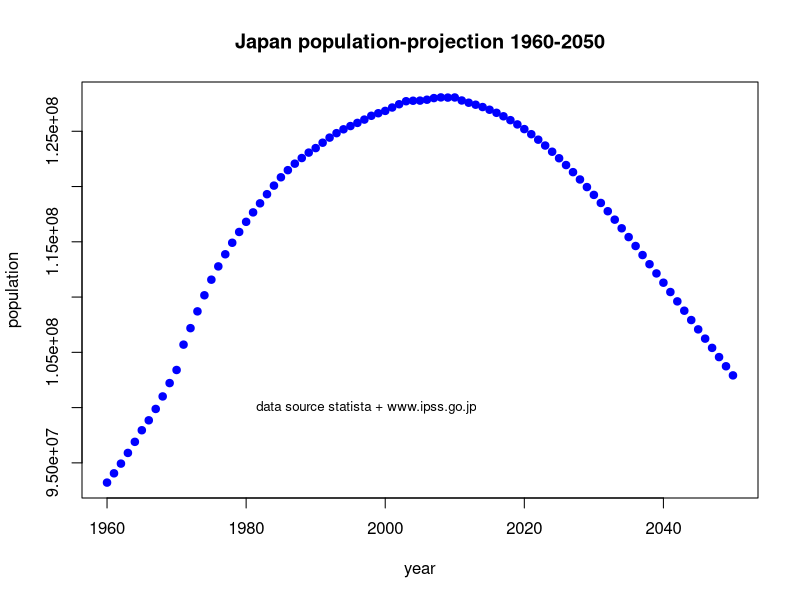
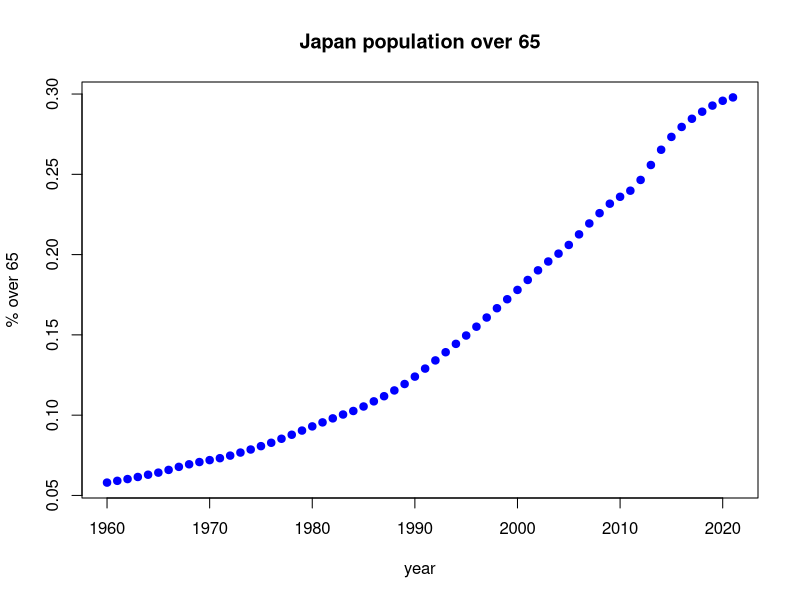
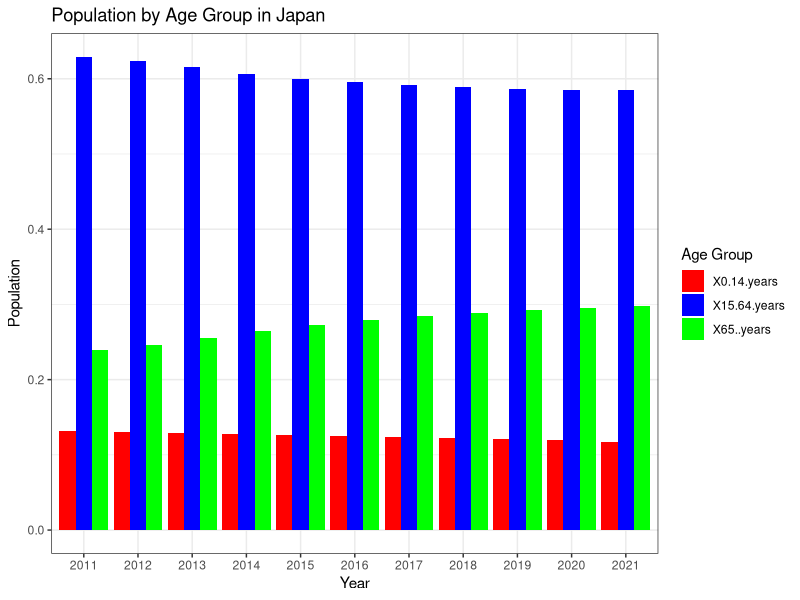
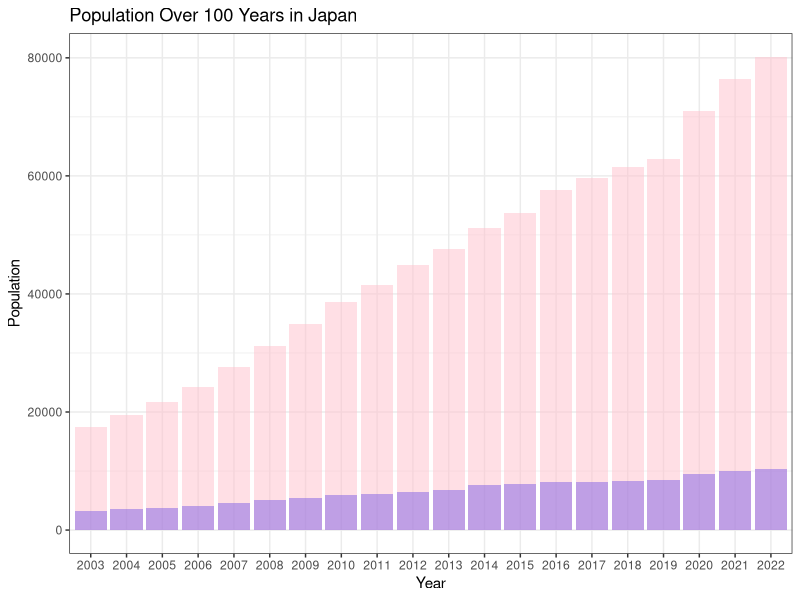

Source code (R) for these figures, in order:
library(readxl)
Japan_population <- read_excel("Japan_population_data.xlsx")

plot(y=Japan_population$Population,x=Japan_population$year, main ="Japan population-projection 1960-2050",ylab = "population",xlab = "year",
     col="blue", pch=19)
text(x =1980,y = 100000000,
     labels = "data source statista + www.ipss.go.jp", pos = 4, cex = 0.8)


Japan.over65 <- read_excel("Japan_over65_data.xlsx")
plot(Japan.over65, main ="Japan population over 65",ylab = "% over 65",xlab = "year",
     col="blue", pch=19)

Japan.population.distribution.age <- read_excel("Japan_population_age_distribution.xlsx")
# 
# bar_width <- 0.2
# 
# barplot(height =c(Japan.population.distribution.age$`0-14 years`,Japan.population.distribution.age$`15-64 years`,Japan.population.distribution.age$`65 years +`),
#         beside = TRUE,
#         col = c("red", "blue", "green"),
#         xlab = "Year",
#         ylab = "Population",
#         main = "Population by Age Group" ,names.arg =Japan.population.distribution.age$year,
#         ylim = c(0, max(c(Japan.population.distribution.age$`0-14 years`, Japan.population.distribution.age$`15-64 years`, 
#                           Japan.population.distribution.age$`65 years +`))) + 50)
# legend("topright", legend = c("0-14", "15-64", "65+"), fill = c("red", "blue", "green"))
# 
# 
# barplot(height = cbind(Japan.population.distribution.age$`0-14 years`, Japan.population.distribution.age$`15-64 years`, Japan.population.distribution.age$`65 years +`),
#         beside = TRUE,
#         col = c("red", "blue", "green"),
#         xlab = "Year",
#         ylab = "Population",
#         main = "Population by Age Group",
#         names.arg = Japan.population.distribution.age$year,
#         ylim = c(0, max(c(Japan.population.distribution.age$`0-14 years`, Japan.population.distribution.age$`15-64 years`, Japan.population.distribution.age$`65 years +`))) + 50)




# Convert list to data frame
df <- data.frame(year = Japan.population.distribution.age$year,
                 `0-14 years` = Japan.population.distribution.age$`0-14 years`,
                 `15-64 years` = Japan.population.distribution.age$`15-64 years`,
                 `65+ years` = Japan.population.distribution.age$`65 years +`)

# Load ggplot2 library
library(ggplot2)

# Melt data frame to long format
library(reshape2)
df_melted <- melt(df, id.vars = "year")

# Create bar plot using ggplot2
ggplot(df_melted, aes(x = year, y = value, fill = variable)) +
  geom_bar(stat = "identity", position = "dodge") +
  labs(x = "Year", y = "Population", fill = "Age Group") +
  ggtitle("Population by Age Group in Japan") +
  scale_fill_manual(values = c("red", "blue", "green")) +
  theme_bw()


Japan.over.100 <- read_excel("Japan_over_100.xlsx")

Japan.over.100_df <- data.frame(Japan.over.100)

# Plot with ggplot
library(ggplot2)

ggplot(Japan.over.100_df, aes(x = Year)) +
  geom_bar(aes(y = Male), stat = "identity", fill = "blue", alpha = 0.5) +
  geom_bar(aes(y = Female), stat = "identity", fill = "pink", alpha = 0.5) +
  labs(title = "Population Over 100 Years in Japan",
       x = "Year",
       y = "Population",
       fill = "Gender") +
  scale_y_continuous(labels = function(x) format(x, scientific = FALSE)) +
  scale_fill_manual(values = c("blue", "pink")) +
  theme_bw()
